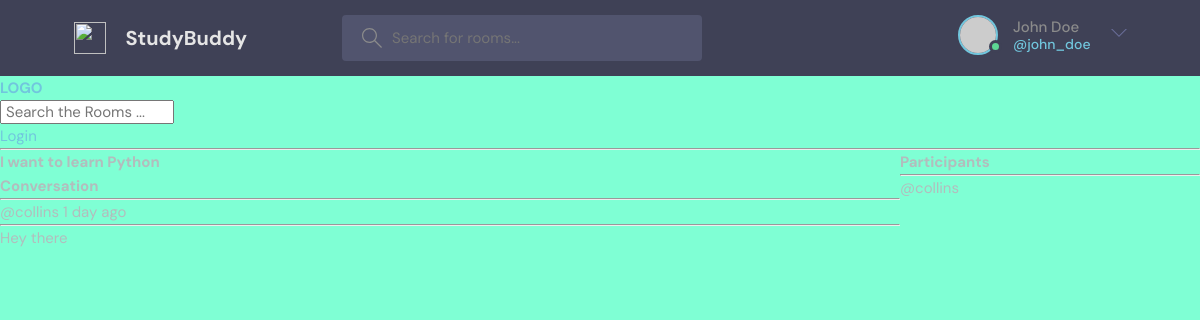
Page /room/4 on the committed database.
### base/models.py (models this page shows, shortened)
class Room(models.Model):
    host=models.ForeignKey(User,on_delete=models.SET_NULL,null=True)
    topic=models.ForeignKey(Topic, on_delete=models.SET_NULL, null=True)
    name= models.CharField(max_length=200)
    description=models.TextField(null=True, blank=True)
    participants=models.ManyToManyField(User,related_name='participants',blank=True)
    updated= models.DateTimeField(auto_now=True)
    created=models.DateTimeField(auto_now_add=True)
    class Meta:
        ordering=['-updated','-created']

class Message(models.Model):
    user=models.ForeignKey(User,on_delete=models.CASCADE)
    room=models.ForeignKey(Room, on_delete=models.CASCADE)
    body=models.TextField()
    updated=models.DateTimeField(auto_now=True)
    created=models.DateTimeField(auto_now_add=True)
    class Meta:
        ordering=['-updated','-created']

### base/views.py (the view, shortened to what this page needs)
# urls.py: path('room/<str:pk>', views.room, name='room'),
def room(request, pk):
    room = Room.objects.get(id=pk)
    room_messages = room.message_set.all().order_by('-created')
    participants= room.participants.all()
    context = {'room': room, 'room_messages': room_messages,'participants':participants}
    return render(request, 'base/room.html', context)

### base/templates/base/room.html (shortened to what this page needs)
{% extends 'main.html' %}
{% block content %}
<div class="room-container">
    <div>
<h1>{{room.name}}</h1>
<div class="comment-wrapper">
    <h3>Conversation</h3>
    <hr>
    {% for message in room_messages %}
    <div>
        <small>@{{message.user.username}} {{message.created |timesince}} ago</small>
        <hr>
        <p>{{message.body}}</p>
    </div>
    {% endfor %}
</div>
    </div>
    <div>
        <h3>Participants</h3>
        <hr>
        {% for user in participants %}
        <div>
            <p>@{{user.username}}</p>
        </div>
        {% endfor%}
    </div>
</div>
{% endblock content%}

### static/styles/style.css (style rules this page uses)
:root { --color-main: #71c6dd; --color-main-light: #e1f6fb; --color-dark: #3f4156; --color-dark-medium: #51546e; --color-dark-light: #696d97; --color-light: #e5e5e5; --color-gray: #8b8b8b; --color-light-gray: #b2bdbd; --color-bg: #2d2d39; --color-success: #5dd693; --color-error: #fc4b0b; }
* { font-family: "DM Sans", -apple-system, BlinkMacSystemFont, "Segoe UI", Roboto, Oxygen, Ubuntu, Cantarell, "Open Sans", "Helvetica Neue", sans-serif; margin: 0; padding: 0; box-sizing: border-box; text-rendering: optimizeLegibility; font-size: inherit; }
html { font-size: 56.25%; }
@media only screen and (min-width: 1200px) { html { font-size: 62.5%; } }
body { line-height: 1.6; font-weight: 400; font-size: 1.5rem; color: var(--color-light-gray); background-color: var(--color-bg); min-height: 100vh; }

### static/styles/main.css (style rules this page uses)
body { background-color: aquamarine; }

### base/templates/base/room.html (style rules this page uses)
.room-container { display: grid; grid-template-columns: 3fr 1fr; }

### rows in the picture
Room: name "I want to learn Python"
Message: user.username "collins", created "1 day", body "Hey there"

### other values in the picture
{{ user.username }} "collins"
